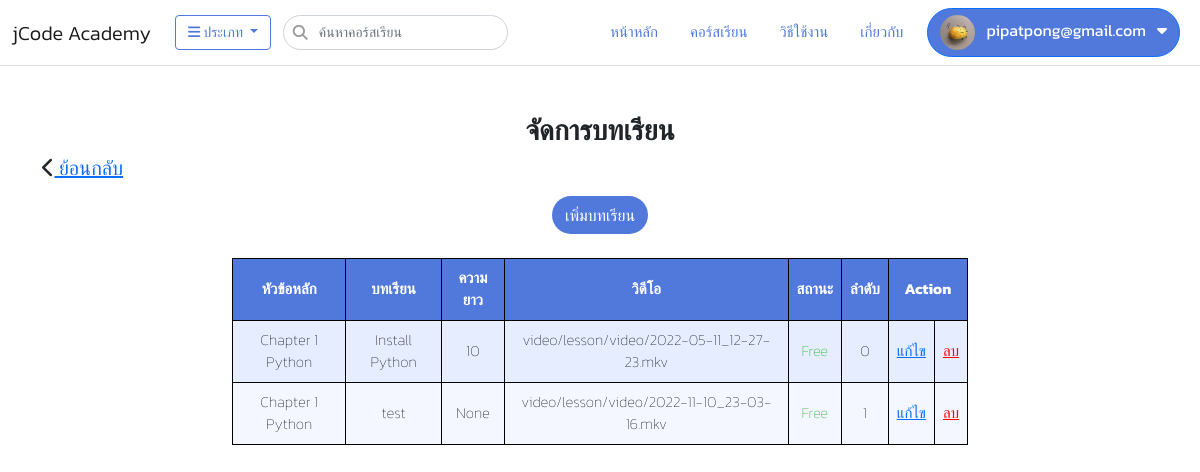
The page /video/lesson/?courseid=11&chapterid=4 (signed in) on the database as committed earlier.
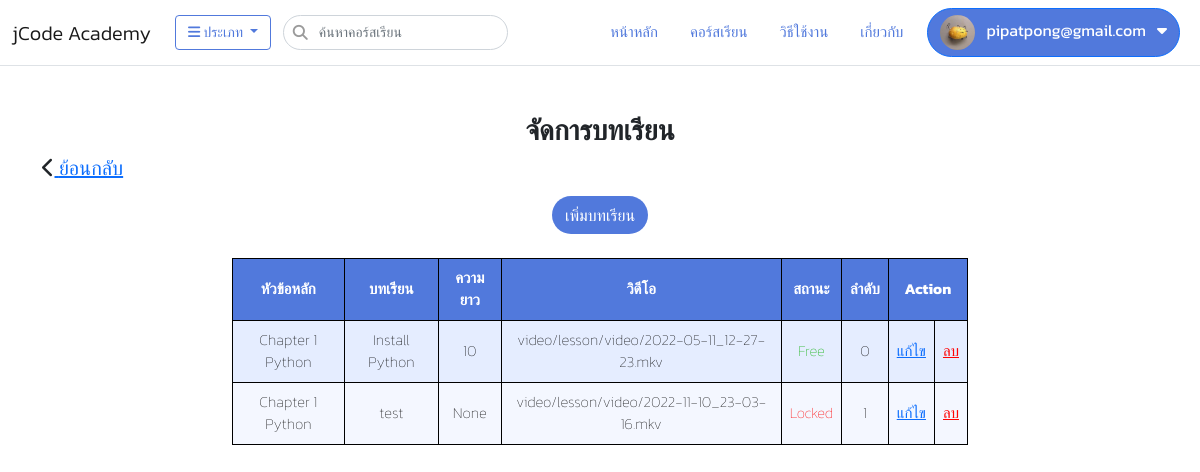
The same page on the database as committed later.
### video/models.py (models this page shows, shortened)
class VideoLesson(models.Model):
    videos = models.ForeignKey(Video, on_delete=models.CASCADE,default=1)
    chapter = models.ForeignKey(VideoChapter, on_delete=models.CASCADE)
    name = models.CharField(max_length=250)
    duration_time = models.CharField(max_length=15, null=True, blank=True)
    lessonvideo = models.FileField(upload_to='video/lesson/video', null=True, blank=True)
    video_url = models.CharField(max_length=450, null=True, blank=True)
    is_locked = models.BooleanField(default=True)
    created = models.DateTimeField(auto_now_add=True)
    updated = models.DateTimeField(auto_now=True)
    ordered = models.IntegerField(default=0)

class VideoChapter(models.Model):
    video = models.ForeignKey(Video, on_delete=models.CASCADE)
    name = models.CharField(max_length=150)
    ordered = models.IntegerField(default=0)
    created = models.DateTimeField(auto_now_add=True)
    updated = models.DateTimeField(auto_now=True)

### video/views.py (the view)
# urls.py: path("lesson/", views.management_lesson, name="management_lesson"),
def management_lesson(request):
    courseid=request.GET.get('courseid')
    chapterid=request.GET.get('chapterid')
    lesson = VideoLesson.objects.filter(chapter__id=chapterid)
    return render(request,'video/lesson/lesson.html',{"lesson_list":lesson,"courseid":courseid,"chapterid":chapterid})

### app/context_processors1.py (called while the page is built)
def category_list(request):
    categories = Category.objects.all()
    category_subs = CategorySub.objects.all().order_by('category')
    ip=settings.VIDEO_SERVER_URL
    context = {
        'category_list':categories,
        'subcategory_list':category_subs,
        'ip':ip
    }
    return context

def member_list(request):
    members=Member.objects.filter(user_id=request.user.id).first()
    context={
        'member_list':members
    }
    return context

### app/models.py (called while the page is built)
    def __str__(self):
        return self.name

### templates/video/lesson/lesson.html (shortened to what this page needs)
{% extends "layout/base.html" %}
{% block content %}
<div class="container">
    <div class="row">
      <h3 style="text-align: center;"><b>จัดการบทเรียน</b></h3>
          <h5 style="float: left;"><i class="fa fa-chevron-left"></i><a href="{% url 'video:management_chapter' %}?courseid={{courseid}}"> ย้อนกลับ</a></h5>
        <div class="col-lg-8 offset-lg-2">
          <div style="text-align: center;">
            <a class="btn btn-addlesson mt-2" href="{% url 'video:video_addlesson' %}?courseid={{courseid}}&chapterid={{chapterid}}">เพิ่มบทเรียน</a>
          </div>
          <table class="table-colored my-4">
            <tr>
              <th>หัวข้อหลัก</th>
              <th>บทเรียน</th>
              <th>ความยาว</th>
              <th>วิดีโอ</th>
              <th>สถานะ</th>
              <th>ลำดับ</th>
              <th colspan="2">Action</th>
            </tr>
            {% for lesson in lesson_list %}
            <tr>
              <td>{{ lesson.chapter.name}}</td>
              <td>{{ lesson.name }}</td>
              <td>{{ lesson.duration_time }}</td>
              <td>{{ lesson.lessonvideo }}</td>
              {% if lesson.is_locked == True %}
              <td style="color: #FF0404;">Locked</td>
              {% elif lesson.is_locked == False %}
              <td style="color:#0CB009">Free</td>
              {% endif %}
              <td>{{ lesson.ordered }}</td>
              <td><a href="{% url 'video:update_lesson' id=lesson.id %}?courseid={{courseid}}&chapterid={{chapterid}}">แก้ไข</a> </td>
              <td><a href="javascript:deletelesson({{lesson.id}})" style="color: #FF0404;">ลบ</a></td>
            </tr>
            {% endfor %}
          </table>
        </div>
    </div>
</div>
{% endblock %}

Rows that differ between the two databases and show on the page:
changed VideoLesson "test": is_locked "Free" → "Locked"
